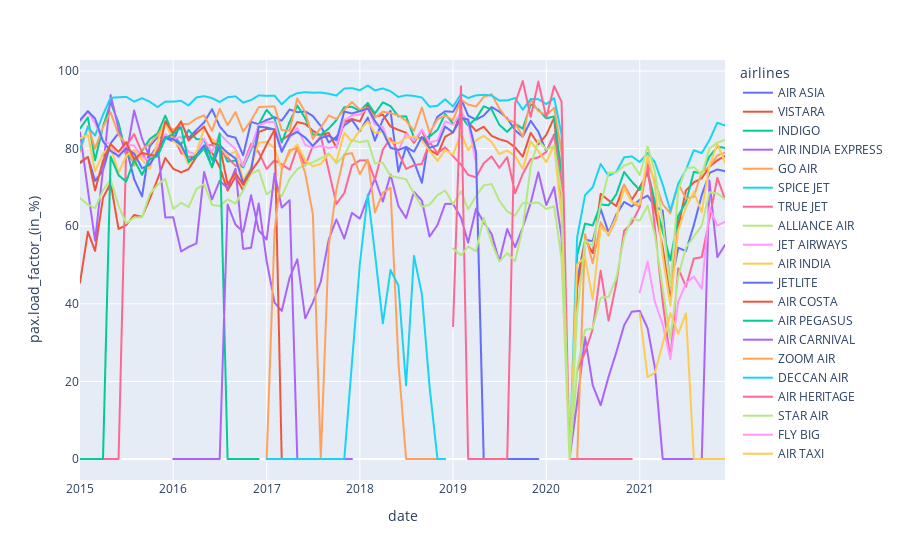

The code cell stored with this chart in its notebook:
### Code cell
fig = px.line(data_frame=df_passenger, x='date', y='pax.load_factor_(in_%)', color='airlines')
fig.show()
